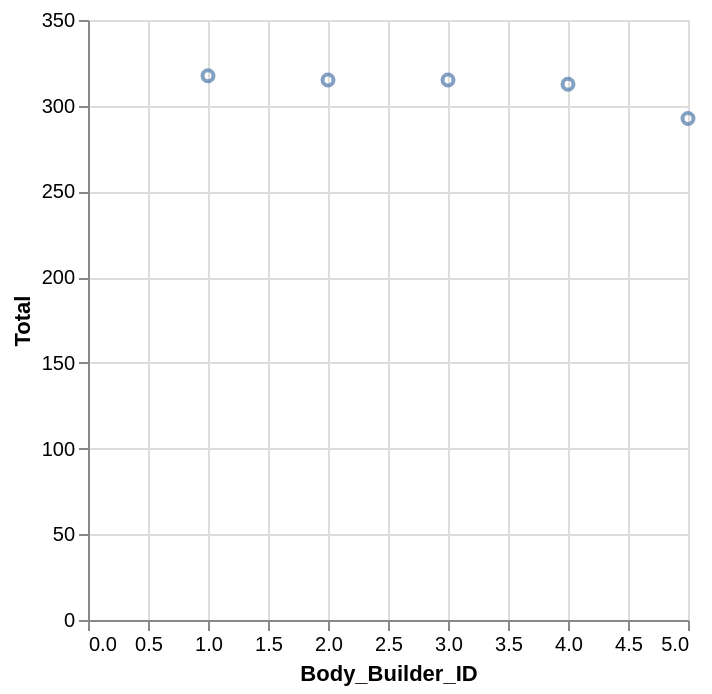

The Vega-Lite source for this figure:
### Vega-Lite specification from a JSON file in a GitHub repository (floating-point values rounded to 4 significant figures)
{"data": {"values": [{"x_data": 1, "y_data": 317.5}, {"x_data": 2, "y_data": 315}, {"x_data": 3, "y_data": 315}, {"x_data": 4, "y_data": 312.5}, {"x_data": 5, "y_data": 292.5}]}, "mark": "point", "encoding": {"x": {"field": "x_data", "type": "quantitative", "title": "Body_Builder_ID"}, "y": {"field": "y_data", "type": "quantitative", "title": "Total"}}}
